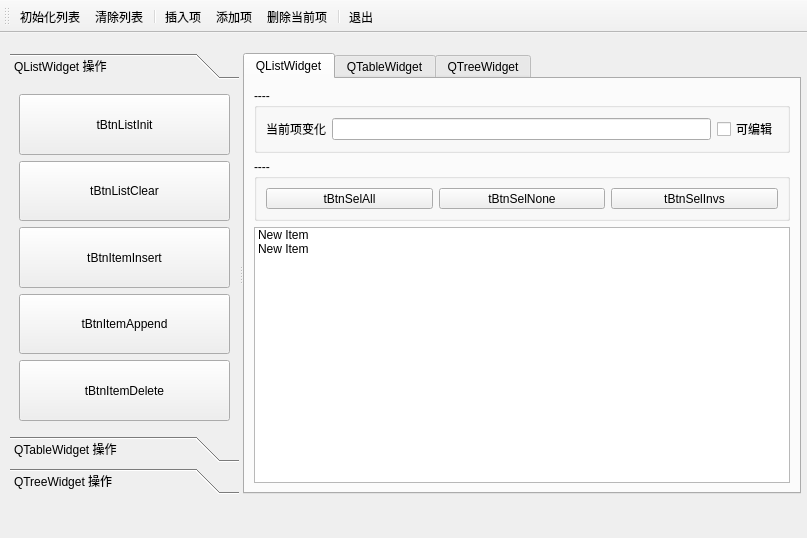
<?xml version="1.0" encoding="UTF-8"?>
<ui version="4.0">
 <class>MainWindow</class>
 <widget class="QMainWindow" name="MainWindow">
  <property name="geometry">
   <rect>
    <x>0</x>
    <y>0</y>
    <width>807</width>
    <height>538</height>
   </rect>
  </property>
  <property name="sizePolicy">
   <sizepolicy hsizetype="Fixed" vsizetype="Preferred">
    <horstretch>0</horstretch>
    <verstretch>0</verstretch>
   </sizepolicy>
  </property>
  <property name="windowTitle">
   <string>Multiple Controls</string>
  </property>
  <widget class="QWidget" name="centralwidget">
   <widget class="QSplitter" name="splitter">
    <property name="geometry">
     <rect>
      <x>10</x>
      <y>20</y>
      <width>791</width>
      <height>441</height>
     </rect>
    </property>
    <property name="orientation">
     <enum>Qt::Horizontal</enum>
    </property>
    <widget class="QToolBox" name="toolBox">
     <property name="currentIndex">
      <number>0</number>
     </property>
     <widget class="QWidget" name="page">
      <property name="geometry">
       <rect>
        <x>0</x>
        <y>0</y>
        <width>176</width>
        <height>336</height>
       </rect>
      </property>
      <attribute name="icon">
       <iconset resource="res.qrc">
        <normaloff>:/icons/item.bmp</normaloff>:/icons/item.bmp</iconset>
      </attribute>
      <attribute name="label">
       <string>QListWidget 操作</string>
      </attribute>
      <layout class="QVBoxLayout" name="verticalLayout">
       <item>
        <widget class="QToolButton" name="tBtnListInit">
         <property name="sizePolicy">
          <sizepolicy hsizetype="Preferred" vsizetype="Preferred">
           <horstretch>0</horstretch>
           <verstretch>0</verstretch>
          </sizepolicy>
         </property>
         <property name="text">
          <string>tBtnListInit</string>
         </property>
        </widget>
       </item>
       <item>
        <widget class="QToolButton" name="tBtnListClear">
         <property name="sizePolicy">
          <sizepolicy hsizetype="Preferred" vsizetype="Preferred">
           <horstretch>0</horstretch>
           <verstretch>0</verstretch>
          </sizepolicy>
         </property>
         <property name="text">
          <string>tBtnListClear</string>
         </property>
        </widget>
       </item>
       <item>
        <widget class="QToolButton" name="tBtnItemInsert">
         <property name="sizePolicy">
          <sizepolicy hsizetype="Preferred" vsizetype="Preferred">
           <horstretch>0</horstretch>
           <verstretch>0</verstretch>
          </sizepolicy>
         </property>
         <property name="text">
          <string>tBtnItemInsert</string>
         </property>
        </widget>
       </item>
       <item>
        <widget class="QToolButton" name="tBtnItemAppend">
         <property name="sizePolicy">
          <sizepolicy hsizetype="Preferred" vsizetype="Preferred">
           <horstretch>0</horstretch>
           <verstretch>0</verstretch>
          </sizepolicy>
         </property>
         <property name="text">
          <string>tBtnItemAppend</string>
         </property>
        </widget>
       </item>
       <item>
        <widget class="QToolButton" name="tBtnItemDelete">
         <property name="sizePolicy">
          <sizepolicy hsizetype="Preferred" vsizetype="Preferred">
           <horstretch>0</horstretch>
           <verstretch>0</verstretch>
          </sizepolicy>
         </property>
         <property name="text">
          <string>tBtnItemDelete</string>
         </property>
        </widget>
       </item>
      </layout>
     </widget>
     <widget class="QWidget" name="page_2">
      <property name="geometry">
       <rect>
        <x>0</x>
        <y>0</y>
        <width>176</width>
        <height>336</height>
       </rect>
      </property>
      <attribute name="icon">
       <iconset resource="res.qrc">
        <normaloff>:/icons/table.bmp</normaloff>:/icons/table.bmp</iconset>
      </attribute>
      <attribute name="label">
       <string>QTableWidget 操作</string>
      </attribute>
     </widget>
     <widget class="QWidget" name="page_3">
      <attribute name="icon">
       <iconset resource="res.qrc">
        <normaloff>:/icons/tree.bmp</normaloff>:/icons/tree.bmp</iconset>
      </attribute>
      <attribute name="label">
       <string>QTreeWidget 操作</string>
      </attribute>
     </widget>
    </widget>
    <widget class="QTabWidget" name="tabWidget">
     <property name="currentIndex">
      <number>0</number>
     </property>
     <widget class="QWidget" name="tab">
      <attribute name="title">
       <string>QListWidget</string>
      </attribute>
      <layout class="QVBoxLayout" name="verticalLayout_2">
       <item>
        <widget class="QGroupBox" name="groupBox">
         <property name="title">
          <string>----</string>
         </property>
         <layout class="QHBoxLayout" name="horizontalLayout">
          <item>
           <widget class="QLabel" name="label">
            <property name="text">
             <string>当前项变化</string>
            </property>
           </widget>
          </item>
          <item>
           <widget class="QLineEdit" name="editCurItem"/>
          </item>
          <item>
           <widget class="QCheckBox" name="chkEditable">
            <property name="text">
             <string>可编辑</string>
            </property>
           </widget>
          </item>
         </layout>
        </widget>
       </item>
       <item>
        <widget class="QGroupBox" name="groupBox_2">
         <property name="title">
          <string>----</string>
         </property>
         <layout class="QHBoxLayout" name="horizontalLayout_2">
          <item>
           <widget class="QToolButton" name="tBtnSelAll">
            <property name="sizePolicy">
             <sizepolicy hsizetype="Preferred" vsizetype="Fixed">
              <horstretch>0</horstretch>
              <verstretch>0</verstretch>
             </sizepolicy>
            </property>
            <property name="text">
             <string>tBtnSelAll</string>
            </property>
           </widget>
          </item>
          <item>
           <widget class="QToolButton" name="tBtnSelNone">
            <property name="sizePolicy">
             <sizepolicy hsizetype="Preferred" vsizetype="Fixed">
              <horstretch>0</horstretch>
              <verstretch>0</verstretch>
             </sizepolicy>
            </property>
            <property name="text">
             <string>tBtnSelNone</string>
            </property>
           </widget>
          </item>
          <item>
           <widget class="QToolButton" name="tBtnSelInvs">
            <property name="sizePolicy">
             <sizepolicy hsizetype="Preferred" vsizetype="Fixed">
              <horstretch>0</horstretch>
              <verstretch>0</verstretch>
             </sizepolicy>
            </property>
            <property name="text">
             <string>tBtnSelInvs</string>
            </property>
           </widget>
          </item>
         </layout>
        </widget>
       </item>
       <item>
        <widget class="QListWidget" name="listWidget">
         <item>
          <property name="text">
           <string>New Item</string>
          </property>
          <property name="checkState">
           <enum>Unchecked</enum>
          </property>
          <property name="icon">
           <iconset resource="res.qrc">
            <normaloff>:/icons/check.ico</normaloff>:/icons/check.ico</iconset>
          </property>
         </item>
         <item>
          <property name="text">
           <string>New Item</string>
          </property>
          <property name="checkState">
           <enum>Unchecked</enum>
          </property>
          <property name="icon">
           <iconset resource="res.qrc">
            <normaloff>:/icons/check.ico</normaloff>:/icons/check.ico</iconset>
          </property>
         </item>
        </widget>
       </item>
      </layout>
     </widget>
     <widget class="QWidget" name="tab_2">
      <attribute name="title">
       <string>QTableWidget</string>
      </attribute>
     </widget>
     <widget class="QWidget" name="tab_3">
      <attribute name="title">
       <string>QTreeWidget</string>
      </attribute>
     </widget>
    </widget>
   </widget>
  </widget>
  <widget class="QToolBar" name="toolBar">
   <property name="windowTitle">
    <string>toolBar</string>
   </property>
   <property name="toolButtonStyle">
    <enum>Qt::ToolButtonTextUnderIcon</enum>
   </property>
   <attribute name="toolBarArea">
    <enum>TopToolBarArea</enum>
   </attribute>
   <attribute name="toolBarBreak">
    <bool>false</bool>
   </attribute>
   <addaction name="actListInit"/>
   <addaction name="actListClear"/>
   <addaction name="separator"/>
   <addaction name="actItemInsert"/>
   <addaction name="actItemAppend"/>
   <addaction name="action"/>
   <addaction name="separator"/>
   <addaction name="actExit"/>
  </widget>
  <action name="actListInit">
   <property name="icon">
    <iconset resource="res.qrc">
     <normaloff>:/icons/init.bmp</normaloff>:/icons/init.bmp</iconset>
   </property>
   <property name="text">
    <string>初始化列表</string>
   </property>
   <property name="shortcut">
    <string>Ctrl+I</string>
   </property>
  </action>
  <action name="actListClear">
   <property name="icon">
    <iconset resource="res.qrc">
     <normaloff>:/icons/clear.bmp</normaloff>:/icons/clear.bmp</iconset>
   </property>
   <property name="text">
    <string>清除列表</string>
   </property>
  </action>
  <action name="actItemInsert">
   <property name="icon">
    <iconset resource="res.qrc">
     <normaloff>:/icons/insert.bmp</normaloff>:/icons/insert.bmp</iconset>
   </property>
   <property name="text">
    <string>插入项</string>
   </property>
   <property name="shortcut">
    <string>Ctrl+S</string>
   </property>
  </action>
  <action name="actItemAppend">
   <property name="icon">
    <iconset resource="res.qrc">
     <normaloff>:/icons/append.bmp</normaloff>:/icons/append.bmp</iconset>
   </property>
   <property name="text">
    <string>添加项</string>
   </property>
   <property name="shortcut">
    <string>Ctrl+A</string>
   </property>
  </action>
  <action name="action">
   <property name="icon">
    <iconset resource="res.qrc">
     <normaloff>:/icons/delete.bmp</normaloff>:/icons/delete.bmp</iconset>
   </property>
   <property name="text">
    <string>删除当前项</string>
   </property>
   <property name="shortcut">
    <string>Del</string>
   </property>
  </action>
  <action name="actSelAll">
   <property name="text">
    <string>全选</string>
   </property>
  </action>
  <action name="actSelNone">
   <property name="text">
    <string>全不选</string>
   </property>
  </action>
  <action name="actSelInvs">
   <property name="text">
    <string>反选</string>
   </property>
  </action>
  <action name="actExit">
   <property name="icon">
    <iconset resource="res.qrc">
     <normaloff>:/icons/exit.bmp</normaloff>:/icons/exit.bmp</iconset>
   </property>
   <property name="text">
    <string>退出</string>
   </property>
  </action>
 </widget>
 <resources>
  <include location="res.qrc"/>
 </resources>
 <connections>
  <connection>
   <sender>actExit</sender>
   <signal>triggered()</signal>
   <receiver>MainWindow</receiver>
   <slot>close()</slot>
   <hints>
    <hint type="sourcelabel">
     <x>-1</x>
     <y>-1</y>
    </hint>
    <hint type="destinationlabel">
     <x>403</x>
     <y>268</y>
    </hint>
   </hints>
  </connection>
 </connections>
</ui>
